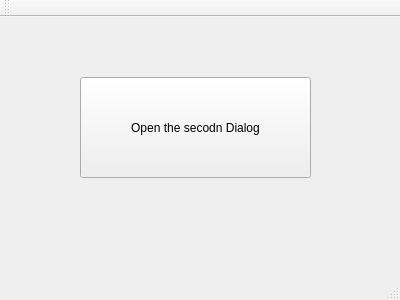
<?xml version="1.0" encoding="UTF-8"?>
<ui version="4.0">
 <class>MainWindow</class>
 <widget class="QMainWindow" name="MainWindow">
  <property name="geometry">
   <rect>
    <x>0</x>
    <y>0</y>
    <width>400</width>
    <height>300</height>
   </rect>
  </property>
  <property name="windowTitle">
   <string>MainWindow</string>
  </property>
  <widget class="QWidget" name="centralWidget">
   <widget class="QPushButton" name="pushButton">
    <property name="geometry">
     <rect>
      <x>80</x>
      <y>60</y>
      <width>231</width>
      <height>101</height>
     </rect>
    </property>
    <property name="text">
     <string>Open the secodn Dialog</string>
    </property>
   </widget>
  </widget>
  <widget class="QMenuBar" name="menuBar">
   <property name="geometry">
    <rect>
     <x>0</x>
     <y>0</y>
     <width>400</width>
     <height>26</height>
    </rect>
   </property>
  </widget>
  <widget class="QToolBar" name="mainToolBar">
   <attribute name="toolBarArea">
    <enum>TopToolBarArea</enum>
   </attribute>
   <attribute name="toolBarBreak">
    <bool>false</bool>
   </attribute>
  </widget>
  <widget class="QStatusBar" name="statusBar"/>
 </widget>
 <layoutdefault spacing="6" margin="11"/>
 <resources/>
 <connections/>
</ui>
